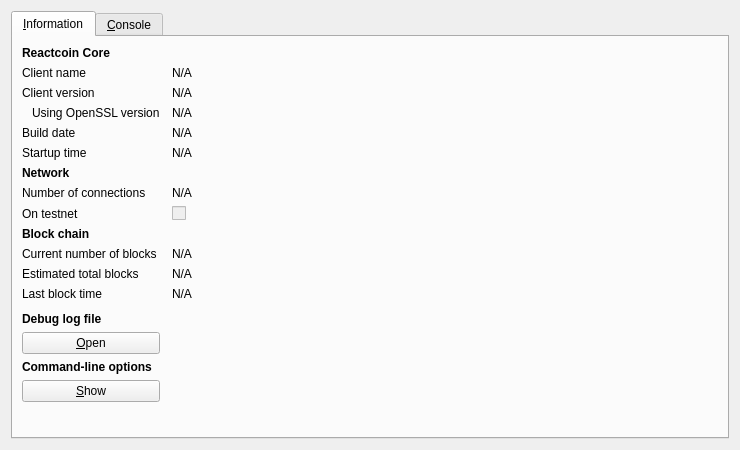
<?xml version="1.0" encoding="UTF-8"?>
<ui version="4.0">
 <class>RPCConsole</class>
 <widget class="QDialog" name="RPCConsole">
  <property name="geometry">
   <rect>
    <x>0</x>
    <y>0</y>
    <width>740</width>
    <height>450</height>
   </rect>
  </property>
  <property name="windowTitle">
   <string>Reactcoin - Debug window</string>
  </property>
  <layout class="QVBoxLayout" name="verticalLayout_2">
   <item>
    <widget class="QTabWidget" name="tabWidget">
     <property name="currentIndex">
      <number>0</number>
     </property>
     <widget class="QWidget" name="tab_info">
      <attribute name="title">
       <string>&amp;Information</string>
      </attribute>
      <layout class="QGridLayout" name="gridLayout" columnstretch="0,1">
       <property name="horizontalSpacing">
        <number>12</number>
       </property>
       <item row="0" column="0">
        <widget class="QLabel" name="label_9">
         <property name="font">
          <font>
           <weight>75</weight>
           <bold>true</bold>
          </font>
         </property>
         <property name="text">
          <string>Reactcoin Core</string>
         </property>
        </widget>
       </item>
       <item row="1" column="0">
        <widget class="QLabel" name="label_5">
         <property name="text">
          <string>Client name</string>
         </property>
        </widget>
       </item>
       <item row="1" column="1">
        <widget class="QLabel" name="clientName">
         <property name="cursor">
          <cursorShape>IBeamCursor</cursorShape>
         </property>
         <property name="text">
          <string>N/A</string>
         </property>
         <property name="textFormat">
          <enum>Qt::PlainText</enum>
         </property>
         <property name="textInteractionFlags">
          <set>Qt::LinksAccessibleByMouse|Qt::TextSelectableByKeyboard|Qt::TextSelectableByMouse</set>
         </property>
        </widget>
       </item>
       <item row="2" column="0">
        <widget class="QLabel" name="label_6">
         <property name="text">
          <string>Client version</string>
         </property>
        </widget>
       </item>
       <item row="2" column="1">
        <widget class="QLabel" name="clientVersion">
         <property name="cursor">
          <cursorShape>IBeamCursor</cursorShape>
         </property>
         <property name="text">
          <string>N/A</string>
         </property>
         <property name="textFormat">
          <enum>Qt::PlainText</enum>
         </property>
         <property name="textInteractionFlags">
          <set>Qt::LinksAccessibleByMouse|Qt::TextSelectableByKeyboard|Qt::TextSelectableByMouse</set>
         </property>
        </widget>
       </item>
       <item row="3" column="0">
        <widget class="QLabel" name="label_14">
         <property name="text">
          <string>Using OpenSSL version</string>
         </property>
         <property name="indent">
          <number>10</number>
         </property>
        </widget>
       </item>
       <item row="3" column="1">
        <widget class="QLabel" name="openSSLVersion">
         <property name="cursor">
          <cursorShape>IBeamCursor</cursorShape>
         </property>
         <property name="text">
          <string>N/A</string>
         </property>
         <property name="textFormat">
          <enum>Qt::PlainText</enum>
         </property>
         <property name="textInteractionFlags">
          <set>Qt::LinksAccessibleByMouse|Qt::TextSelectableByKeyboard|Qt::TextSelectableByMouse</set>
         </property>
        </widget>
       </item>
       <item row="4" column="0">
        <widget class="QLabel" name="label_12">
         <property name="text">
          <string>Build date</string>
         </property>
        </widget>
       </item>
       <item row="4" column="1">
        <widget class="QLabel" name="buildDate">
         <property name="cursor">
          <cursorShape>IBeamCursor</cursorShape>
         </property>
         <property name="text">
          <string>N/A</string>
         </property>
         <property name="textFormat">
          <enum>Qt::PlainText</enum>
         </property>
         <property name="textInteractionFlags">
          <set>Qt::LinksAccessibleByMouse|Qt::TextSelectableByKeyboard|Qt::TextSelectableByMouse</set>
         </property>
        </widget>
       </item>
       <item row="5" column="0">
        <widget class="QLabel" name="label_13">
         <property name="text">
          <string>Startup time</string>
         </property>
        </widget>
       </item>
       <item row="5" column="1">
        <widget class="QLabel" name="startupTime">
         <property name="cursor">
          <cursorShape>IBeamCursor</cursorShape>
         </property>
         <property name="text">
          <string>N/A</string>
         </property>
         <property name="textFormat">
          <enum>Qt::PlainText</enum>
         </property>
         <property name="textInteractionFlags">
          <set>Qt::LinksAccessibleByMouse|Qt::TextSelectableByKeyboard|Qt::TextSelectableByMouse</set>
         </property>
        </widget>
       </item>
       <item row="6" column="0">
        <widget class="QLabel" name="label_11">
         <property name="font">
          <font>
           <weight>75</weight>
           <bold>true</bold>
          </font>
         </property>
         <property name="text">
          <string>Network</string>
         </property>
        </widget>
       </item>
       <item row="7" column="0">
        <widget class="QLabel" name="label_7">
         <property name="text">
          <string>Number of connections</string>
         </property>
        </widget>
       </item>
       <item row="7" column="1">
        <widget class="QLabel" name="numberOfConnections">
         <property name="cursor">
          <cursorShape>IBeamCursor</cursorShape>
         </property>
         <property name="text">
          <string>N/A</string>
         </property>
         <property name="textFormat">
          <enum>Qt::PlainText</enum>
         </property>
         <property name="textInteractionFlags">
          <set>Qt::LinksAccessibleByMouse|Qt::TextSelectableByKeyboard|Qt::TextSelectableByMouse</set>
         </property>
        </widget>
       </item>
       <item row="8" column="0">
        <widget class="QLabel" name="label_8">
         <property name="text">
          <string>On testnet</string>
         </property>
        </widget>
       </item>
       <item row="8" column="1">
        <widget class="QCheckBox" name="isTestNet">
         <property name="enabled">
          <bool>false</bool>
         </property>
         <property name="text">
          <string/>
         </property>
        </widget>
       </item>
       <item row="9" column="0">
        <widget class="QLabel" name="label_10">
         <property name="font">
          <font>
           <weight>75</weight>
           <bold>true</bold>
          </font>
         </property>
         <property name="text">
          <string>Block chain</string>
         </property>
        </widget>
       </item>
       <item row="10" column="0">
        <widget class="QLabel" name="label_3">
         <property name="text">
          <string>Current number of blocks</string>
         </property>
        </widget>
       </item>
       <item row="10" column="1">
        <widget class="QLabel" name="numberOfBlocks">
         <property name="cursor">
          <cursorShape>IBeamCursor</cursorShape>
         </property>
         <property name="text">
          <string>N/A</string>
         </property>
         <property name="textFormat">
          <enum>Qt::PlainText</enum>
         </property>
         <property name="textInteractionFlags">
          <set>Qt::LinksAccessibleByMouse|Qt::TextSelectableByKeyboard|Qt::TextSelectableByMouse</set>
         </property>
        </widget>
       </item>
       <item row="11" column="0">
        <widget class="QLabel" name="label_4">
         <property name="text">
          <string>Estimated total blocks</string>
         </property>
        </widget>
       </item>
       <item row="11" column="1">
        <widget class="QLabel" name="totalBlocks">
         <property name="cursor">
          <cursorShape>IBeamCursor</cursorShape>
         </property>
         <property name="text">
          <string>N/A</string>
         </property>
         <property name="textFormat">
          <enum>Qt::PlainText</enum>
         </property>
         <property name="textInteractionFlags">
          <set>Qt::LinksAccessibleByMouse|Qt::TextSelectableByKeyboard|Qt::TextSelectableByMouse</set>
         </property>
        </widget>
       </item>
       <item row="12" column="0">
        <widget class="QLabel" name="label_2">
         <property name="text">
          <string>Last block time</string>
         </property>
        </widget>
       </item>
       <item row="12" column="1">
        <widget class="QLabel" name="lastBlockTime">
         <property name="cursor">
          <cursorShape>IBeamCursor</cursorShape>
         </property>
         <property name="text">
          <string>N/A</string>
         </property>
         <property name="textFormat">
          <enum>Qt::PlainText</enum>
         </property>
         <property name="textInteractionFlags">
          <set>Qt::LinksAccessibleByMouse|Qt::TextSelectableByKeyboard|Qt::TextSelectableByMouse</set>
         </property>
        </widget>
       </item>
       <item row="13" column="0">
        <spacer name="verticalSpacer_2">
         <property name="orientation">
          <enum>Qt::Vertical</enum>
         </property>
         <property name="sizeHint" stdset="0">
          <size>
           <width>20</width>
           <height>20</height>
          </size>
         </property>
        </spacer>
       </item>
       <item row="14" column="0">
        <widget class="QLabel" name="labelDebugLogfile">
         <property name="font">
          <font>
           <weight>75</weight>
           <bold>true</bold>
          </font>
         </property>
         <property name="text">
          <string>Debug log file</string>
         </property>
        </widget>
       </item>
       <item row="15" column="0">
        <widget class="QPushButton" name="openDebugLogfileButton">
         <property name="toolTip">
          <string>Open the Reactcoin debug log file from the current data directory. This can take a few seconds for large log files.</string>
         </property>
         <property name="text">
          <string>&amp;Open</string>
         </property>
         <property name="autoDefault">
          <bool>false</bool>
         </property>
        </widget>
       </item>
       <item row="16" column="0">
        <widget class="QLabel" name="labelCLOptions">
         <property name="font">
          <font>
           <weight>75</weight>
           <bold>true</bold>
          </font>
         </property>
         <property name="text">
          <string>Command-line options</string>
         </property>
        </widget>
       </item>
       <item row="17" column="0">
        <widget class="QPushButton" name="showCLOptionsButton">
         <property name="toolTip">
          <string>Show the Reactcoin-Qt help message to get a list with possible Reactcoin command-line options.</string>
         </property>
         <property name="text">
          <string>&amp;Show</string>
         </property>
         <property name="autoDefault">
          <bool>false</bool>
         </property>
        </widget>
       </item>
       <item row="18" column="0">
        <spacer name="verticalSpacer">
         <property name="orientation">
          <enum>Qt::Vertical</enum>
         </property>
         <property name="sizeHint" stdset="0">
          <size>
           <width>20</width>
           <height>40</height>
          </size>
         </property>
        </spacer>
       </item>
      </layout>
     </widget>
     <widget class="QWidget" name="tab_console">
      <attribute name="title">
       <string>&amp;Console</string>
      </attribute>
      <layout class="QVBoxLayout" name="verticalLayout_3">
       <property name="spacing">
        <number>3</number>
       </property>
       <item>
        <widget class="QTextEdit" name="messagesWidget">
         <property name="minimumSize">
          <size>
           <width>0</width>
           <height>100</height>
          </size>
         </property>
         <property name="readOnly">
          <bool>true</bool>
         </property>
         <property name="tabKeyNavigation" stdset="0">
          <bool>false</bool>
         </property>
         <property name="columnCount" stdset="0">
          <number>2</number>
         </property>
        </widget>
       </item>
       <item>
        <layout class="QHBoxLayout" name="horizontalLayout">
         <property name="spacing">
          <number>3</number>
         </property>
         <item>
          <widget class="QLabel" name="label">
           <property name="text">
            <string notr="true">&gt;</string>
           </property>
          </widget>
         </item>
         <item>
          <widget class="QLineEdit" name="lineEdit"/>
         </item>
         <item>
          <widget class="QPushButton" name="clearButton">
           <property name="maximumSize">
            <size>
             <width>24</width>
             <height>24</height>
            </size>
           </property>
           <property name="toolTip">
            <string>Clear console</string>
           </property>
           <property name="text">
            <string/>
           </property>
           <property name="icon">
            <iconset resource="../bitcoin.qrc">
             <normaloff>:/icons/remove</normaloff>:/icons/remove</iconset>
           </property>
           <property name="shortcut">
            <string notr="true">Ctrl+L</string>
           </property>
           <property name="autoDefault">
            <bool>false</bool>
           </property>
          </widget>
         </item>
        </layout>
       </item>
      </layout>
     </widget>
    </widget>
   </item>
  </layout>
 </widget>
 <resources>
  <include location="../bitcoin.qrc"/>
 </resources>
 <connections/>
</ui>
